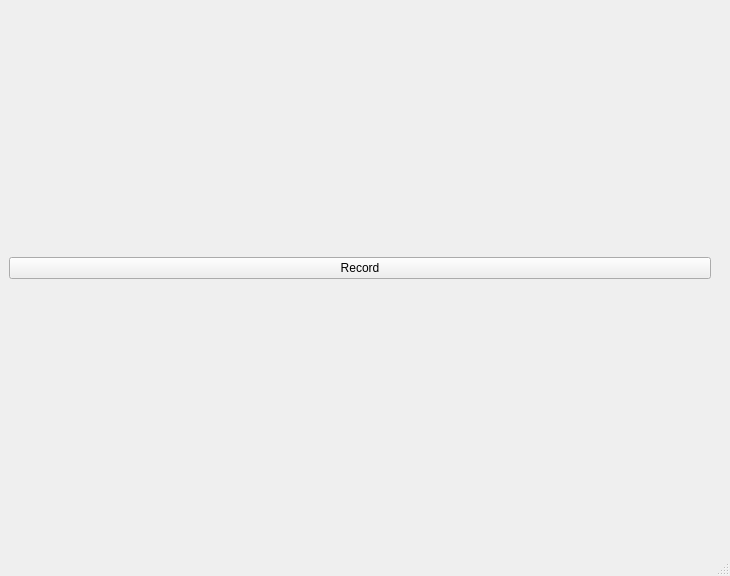
<?xml version="1.0" encoding="UTF-8"?>
<ui version="4.0">
 <class>MainWindow</class>
 <widget class="QMainWindow" name="MainWindow">
  <property name="geometry">
   <rect>
    <x>0</x>
    <y>0</y>
    <width>730</width>
    <height>576</height>
   </rect>
  </property>
  <property name="minimumSize">
   <size>
    <width>400</width>
    <height>300</height>
   </size>
  </property>
  <property name="windowTitle">
   <string>MainWindow</string>
  </property>
  <widget class="QWidget" name="centralwidget">
   <property name="sizePolicy">
    <sizepolicy hsizetype="Preferred" vsizetype="Preferred">
     <horstretch>0</horstretch>
     <verstretch>0</verstretch>
    </sizepolicy>
   </property>
   <property name="minimumSize">
    <size>
     <width>200</width>
     <height>100</height>
    </size>
   </property>
   <layout class="QGridLayout" name="gridLayout">
    <item row="0" column="0">
     <layout class="QVBoxLayout" name="verticalLayout">
      <item>
       <layout class="QGridLayout" name="camerasLayout"/>
      </item>
      <item>
       <layout class="QVBoxLayout" name="verticalLayout_2">
        <item>
         <spacer name="horizontalSpacer_4">
          <property name="orientation">
           <enum>Qt::Horizontal</enum>
          </property>
          <property name="sizeType">
           <enum>QSizePolicy::Fixed</enum>
          </property>
          <property name="sizeHint" stdset="0">
           <size>
            <width>13</width>
            <height>13</height>
           </size>
          </property>
         </spacer>
        </item>
        <item>
         <widget class="QPushButton" name="recordButton">
          <property name="enabled">
           <bool>true</bool>
          </property>
          <property name="autoFillBackground">
           <bool>false</bool>
          </property>
          <property name="styleSheet">
           <string notr="true">QPushButton#recordButton { 
}
QPushButton#recordButton:disabled {
    color: grey; 
}
QPushButton#recordButton:pressed {
}
QPushButton#recordButton:focus:pressed { 
 }
QPushButton#recordButton:focus { 
}
QPushButton#recordButton:hover {
 }
QPushButton#recordButton:checked { 
    background-color: red;
 }</string>
          </property>
          <property name="text">
           <string>Record</string>
          </property>
          <property name="checkable">
           <bool>true</bool>
          </property>
          <property name="checked">
           <bool>false</bool>
          </property>
          <property name="autoRepeat">
           <bool>false</bool>
          </property>
          <property name="autoDefault">
           <bool>false</bool>
          </property>
          <property name="default">
           <bool>false</bool>
          </property>
          <property name="flat">
           <bool>false</bool>
          </property>
         </widget>
        </item>
        <item>
         <spacer name="horizontalSpacer_5">
          <property name="orientation">
           <enum>Qt::Horizontal</enum>
          </property>
          <property name="sizeHint" stdset="0">
           <size>
            <width>40</width>
            <height>20</height>
           </size>
          </property>
         </spacer>
        </item>
       </layout>
      </item>
     </layout>
    </item>
    <item row="3" column="1">
     <spacer name="verticalSpacer_3">
      <property name="orientation">
       <enum>Qt::Vertical</enum>
      </property>
      <property name="sizeType">
       <enum>QSizePolicy::Fixed</enum>
      </property>
      <property name="sizeHint" stdset="0">
       <size>
        <width>5</width>
        <height>5</height>
       </size>
      </property>
     </spacer>
    </item>
    <item row="1" column="2">
     <spacer name="horizontalSpacer">
      <property name="orientation">
       <enum>Qt::Horizontal</enum>
      </property>
      <property name="sizeType">
       <enum>QSizePolicy::Fixed</enum>
      </property>
      <property name="sizeHint" stdset="0">
       <size>
        <width>5</width>
        <height>5</height>
       </size>
      </property>
     </spacer>
    </item>
    <item row="1" column="0">
     <spacer name="horizontalSpacer_3">
      <property name="orientation">
       <enum>Qt::Horizontal</enum>
      </property>
      <property name="sizeType">
       <enum>QSizePolicy::Fixed</enum>
      </property>
      <property name="sizeHint" stdset="0">
       <size>
        <width>5</width>
        <height>5</height>
       </size>
      </property>
     </spacer>
    </item>
    <item row="0" column="1">
     <spacer name="verticalSpacer">
      <property name="orientation">
       <enum>Qt::Vertical</enum>
      </property>
      <property name="sizeType">
       <enum>QSizePolicy::Fixed</enum>
      </property>
      <property name="sizeHint" stdset="0">
       <size>
        <width>5</width>
        <height>5</height>
       </size>
      </property>
     </spacer>
    </item>
   </layout>
  </widget>
  <widget class="QMenuBar" name="menubar">
   <property name="geometry">
    <rect>
     <x>0</x>
     <y>0</y>
     <width>730</width>
     <height>20</height>
    </rect>
   </property>
  </widget>
  <widget class="QStatusBar" name="statusbar"/>
 </widget>
 <resources/>
 <connections/>
</ui>
